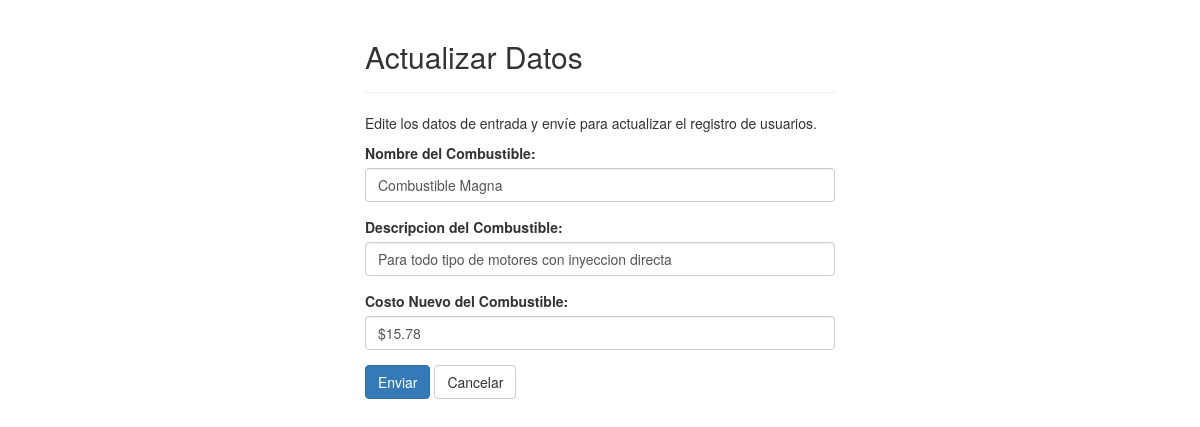
/TablaCombustible/update.php?id=2, run on the app's committed database.
### tables this page shows
CREATE TABLE `t_combustible` (
  `id` int(11) NOT NULL,
  `nombre` varchar(250) NOT NULL,
  `descripcion` varchar(250) NOT NULL,
  `costoactual` varchar(10) NOT NULL
);

### TablaCombustible/update.php (the view, shortened to what this page needs)
<?php
require_once "config.php";
$nombre = $descripcion = $costoactual = "";
$nombre_err = $descripcion_err = $costoactual_err = "";
if(isset($_POST["id"]) && !empty($_POST["id"])){
    $id = $_POST["id"];
    $input_nombre = trim($_POST["nombre"]);
    if(empty($input_nombre)){
        $nombre_err = "Por favor ingrese un apellido.";
    } else{
        $nombre = $input_nombre;
    }
    $input_descripcion = trim($_POST["descripcion"]);
    if(empty($input_descripcion)){
        $descripcion_err = "Por favor ingrese un apellido.";
    } else{
        $descripcion = $input_descripcion;
    }
    $input_costoactual = trim($_POST["costoactual"]);
    if(empty($input_costoactual)){
        $costoactual_err = "Por favor ingrese un usuario.";
    } else{
        $costoactual = $input_costoactual;
    }
    if(empty($nombre_err) && empty($descripcion_err) && empty($costoactual_err)){
        $sql = "UPDATE t_combustible SET nombre=?, descripcion=?, costoactual=? WHERE id=?";
        if($stmt = mysqli_prepare($link, $sql)){
            mysqli_stmt_bind_param($stmt, "sssi", $param_nombre, $param_descripcion,
                $param_costoactual, $param_id);
            $param_nombre = $nombre;
            $param_descripcion = $descripcion;
            $param_costoactual = $costoactual;
            $param_id = $id;
            if(mysqli_stmt_execute($stmt)){
                header("location: index.php");
                exit();
            } else{
                echo "Ocurrio un error. Intentelo mas tarde.";
            }
        }
        mysqli_stmt_close($stmt);
    }
    mysqli_close($link);
} else{
    if(isset($_GET["id"]) && !empty(trim($_GET["id"]))){
        $sql = "SELECT * FROM t_combustible WHERE id = ?";
        if($stmt = mysqli_prepare($link, $sql)){
            mysqli_stmt_bind_param($stmt, "i", $param_id);
            if(mysqli_stmt_execute($stmt)){
                $result = mysqli_stmt_get_result($stmt);
                if(mysqli_num_rows($result) == 1){
                    $row = mysqli_fetch_array($result, MYSQLI_ASSOC);
                    $nombre = $row["nombre"];
                    $descripcion = $row["descripcion"];
                    $costoactual = $row["costoactual"];
                } else{
                    header("location: error.php");
                    exit();
                }
            } else{
                echo "Oops! Ocurrio un error. Porfavor intentelo mas tarde.";
            }
        }
    }  else{
        header("location: error.php");
        exit();
    }
}
?>
<!DOCTYPE html>
<html lang="en">
<head>
    <link rel="stylesheet" href="https://maxcdn.bootstrapcdn.com/bootstrap/3.3.7/css/bootstrap.css">
</head>
<body>
    <div class="wrapper">
        <div class="container-fluid">
            <div class="row">
                <div class="col-md-12">
                    <div class="page-header">
                        <h2>Actualizar Datos</h2>
                    </div>
                    <p>Edite los datos de entrada y envíe para actualizar el registro de usuarios.</p>
                    <form action="<?php echo htmlspecialchars(basename($_SERVER['REQUEST_URI'])); ?>" method="post">
                        <div class="form-group <?php echo (!empty($nombre_err)) ? 'has-error' : ''; ?>">
                            <label>Nombre del Combustible:</label>
                            <input type="text" name="nombre" class="form-control" value="<?php echo $nombre; ?>">
                        </div>
                        <div class="form-group <?php echo (!empty($descripcion_err)) ? 'has-error' : ''; ?>">
                            <label>Descripcion del Combustible:</label>
                            <input type="text" name="descripcion" class="form-control" value="<?php echo $descripcion; ?>">
                        </div>
                       <div class="form-group <?php echo (!empty($costoactual_err)) ? 'has-error' : ''; ?>">
                            <label>Costo Nuevo del Combustible:</label>
                            <input type="text" name="costoactual" class="form-control" value="<?php echo $costoactual; ?>">
                        </div>
                        <input type="submit" class="btn btn-primary" value="Enviar">
                        <a href="index.php" class="btn btn-default">Cancelar</a>
                    </form>
                </div>
            </div>
        </div>
    </div>
</body>
</html>

### TablaCombustible/update.php (style rules this page uses)
.wrapper { width: 500px; margin: 0 auto; }

### data on the page
t_combustible: nombre "Combustible Magna", descripcion "Para todo tipo de motores con inyeccion directa", costoactual "$15.78"
